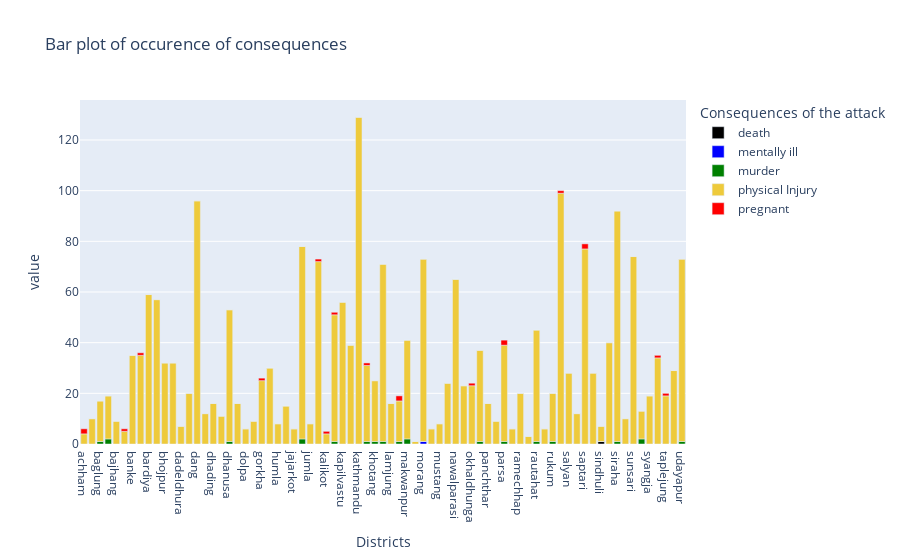

The cell this chart's notebook holds for it:
### Code cell
fig = px.bar(cons_grp, title = 'Bar plot of occurence of consequences',
             color = 'Consequences of the attack', color_discrete_sequence=['Black','Blue','Green',px.colors.qualitative.T10[5],'Red'])
fig.show()

### Figure 1 — Plotly figure (JSON) as saved in the notebook; plotly's stock layout.template omitted (floating-point values rounded to 4 significant figures)
{"data": [{"alignmentgroup": "True", "hovertemplate": "Consequences of the attack=death<br>Districts=%{x}<br>value=%{y}<extra></extra>", "legendgroup": "death", "marker": {"color": "Black", "pattern": {"shape": ""}}, "name": "death", "offsetgroup": "death", "orientation": "v", "showlegend": true, "textposition": "auto", "type": "bar", "x": ["achham", "arghakhanchi", "baglung", "baitadi", "bajhang", "bajura", "banke", "bara", "bardiya", "bhaktapur", "bhojpur", "chitwan", "dadeldhura", "dailekh", "dang", "darchula", "dhading", "dhankuta", "dhanusa", "dolakha", "dolpa", "doti", "gorkha", "gulmi", "humla", "illam", "jajarkot", "jhapa", "jumla", "kailali", "kalikot", "kanchanpur", "kapilvastu", "kaski", "kathmandu", "kavre", "khotang", "lalitpur", "lamjung", "mahottari", "makwanpur", "manang", "morang", "mugu", "mustang", "myagdi", "nawalparasi", "nuwakot", "okhaldhunga", "palpa", "panchthar", "parbat", "parsa", "pyuthan", "ramechhap", "rasuwa", "rautahat", "rolpa", "rukum", "rupandehi", "salyan", "sankhuwasabha", "saptari", "sarlahi", "sindhuli", "sindhupalchowk", "siraha", "solukhumbu", "sunsari", "surkhet", "syangja", "tanahu", "taplejung", "terhathum", "udayapur"], "xaxis": "x", "y": [0, 0, 0, 0, 0, 0, 0, 0, 0, 0, 0, 0, 0, 0, 0, 0, 0, 0, 0, 0, 0, 0, 0, 0, 0, 0, 0, 0, 0, 0, 0, 0, 0, 0, 0, 0, 0, 0, 0, 0, 0, 0, 0, 0, 0, 0, 0, 0, 0, 0, 0, 0, 0, 0, 0, 0, 0, 0, 0, 0, 0, 0, 0, 0, 1, 0, 0, 0, 0, 0, 0, 0, 0, 0, 0], "yaxis": "y"}, {"alignmentgroup": "True", "hovertemplate": "Consequences of the attack=mentally ill<br>Districts=%{x}<br>value=%{y}<extra></extra>", "legendgroup": "mentally ill", "marker": {"color": "Blue", "pattern": {"shape": ""}}, "name": "mentally ill", "offsetgroup": "mentally ill", "orientation": "v", "showlegend": true, "textposition": "auto", "type": "bar", "x": ["achham", "arghakhanchi", "baglung", "baitadi", "bajhang", "bajura", "banke", "bara", "bardiya", "bhaktapur", "bhojpur", "chitwan", "dadeldhura", "dailekh", "dang", "darchula", "dhading", "dhankuta", "dhanusa", "dolakha", "dolpa", "doti", "gorkha", "gulmi", "humla", "illam", "jajarkot", "jhapa", "jumla", "kailali", "kalikot", "kanchanpur", "kapilvastu", "kaski", "kathmandu", "kavre", "khotang", "lalitpur", "lamjung", "mahottari", "makwanpur", "manang", "morang", "mugu", "mustang", "myagdi", "nawalparasi", "nuwakot", "okhaldhunga", "palpa", "panchthar", "parbat", "parsa", "pyuthan", "ramechhap", "rasuwa", "rautahat", "rolpa", "rukum", "rupandehi", "salyan", "sankhuwasabha", "saptari", "sarlahi", "sindhuli", "sindhupalchowk", "siraha", "solukhumbu", "sunsari", "surkhet", "syangja", "tanahu", "taplejung", "terhathum", "udayapur"], "xaxis": "x", "y": [0, 0, 0, 0, 0, 0, 0, 0, 0, 0, 0, 0, 0, 0, 0, 0, 0, 0, 0, 0, 0, 0, 0, 0, 0, 0, 0, 0, 0, 0, 0, 0, 0, 0, 0, 0, 0, 0, 0, 0, 0, 0, 1, 0, 0, 0, 0, 0, 0, 0, 0, 0, 0, 0, 0, 0, 0, 0, 0, 0, 0, 0, 0, 0, 0, 0, 0, 0, 0, 0, 0, 0, 0, 0, 0], "yaxis": "y"}, {"alignmentgroup": "True", "hovertemplate": "Consequences of the attack=murder<br>Districts=%{x}<br>value=%{y}<extra></extra>", "legendgroup": "murder", "marker": {"color": "Green", "pattern": {"shape": ""}}, "name": "murder", "offsetgroup": "murder", "orientation": "v", "showlegend": true, "textposition": "auto", "type": "bar", "x": ["achham", "arghakhanchi", "baglung", "baitadi", "bajhang", "bajura", "banke", "bara", "bardiya", "bhaktapur", "bhojpur", "chitwan", "dadeldhura", "dailekh", "dang", "darchula", "dhading", "dhankuta", "dhanusa", "dolakha", "dolpa", "doti", "gorkha", "gulmi", "humla", "illam", "jajarkot", "jhapa", "jumla", "kailali", "kalikot", "kanchanpur", "kapilvastu", "kaski", "kathmandu", "kavre", "khotang", "lalitpur", "lamjung", "mahottari", "makwanpur", "manang", "morang", "mugu", "mustang", "myagdi", "nawalparasi", "nuwakot", "okhaldhunga", "palpa", "panchthar", "parbat", "parsa", "pyuthan", "ramechhap", "rasuwa", "rautahat", "rolpa", "rukum", "rupandehi", "salyan", "sankhuwasabha", "saptari", "sarlahi", "sindhuli", "sindhupalchowk", "siraha", "solukhumbu", "sunsari", "surkhet", "syangja", "tanahu", "taplejung", "terhathum", "udayapur"], "xaxis": "x", "y": [0, 0, 1, 2, 0, 0, 0, 0, 0, 0, 0, 0, 0, 0, 0, 0, 0, 0, 1, 0, 0, 0, 0, 0, 0, 0, 0, 2, 0, 0, 0, 1, 0, 0, 0, 1, 1, 1, 0, 1, 2, 0, 0, 0, 0, 0, 0, 0, 0, 1, 0, 0, 1, 0, 0, 0, 1, 0, 1, 0, 0, 0, 0, 0, 0, 0, 1, 0, 0, 2, 0, 0, 0, 0, 1], "yaxis": "y"}, {"alignmentgroup": "True", "hovertemplate": "Consequences of the attack=physical Injury<br>Districts=%{x}<br>value=%{y}<extra></extra>", "legendgroup": "physical Injury", "marker": {"color": "#EECA3B", "pattern": {"shape": ""}}, "name": "physical Injury", "offsetgroup": "physical Injury", "orientation": "v", "showlegend": true, "textposition": "auto", "type": "bar", "x": ["achham", "arghakhanchi", "baglung", "baitadi", "bajhang", "bajura", "banke", "bara", "bardiya", "bhaktapur", "bhojpur", "chitwan", "dadeldhura", "dailekh", "dang", "darchula", "dhading", "dhankuta", "dhanusa", "dolakha", "dolpa", "doti", "gorkha", "gulmi", "humla", "illam", "jajarkot", "jhapa", "jumla", "kailali", "kalikot", "kanchanpur", "kapilvastu", "kaski", "kathmandu", "kavre", "khotang", "lalitpur", "lamjung", "mahottari", "makwanpur", "manang", "morang", "mugu", "mustang", "myagdi", "nawalparasi", "nuwakot", "okhaldhunga", "palpa", "panchthar", "parbat", "parsa", "pyuthan", "ramechhap", "rasuwa", "rautahat", "rolpa", "rukum", "rupandehi", "salyan", "sankhuwasabha", "saptari", "sarlahi", "sindhuli", "sindhupalchowk", "siraha", "solukhumbu", "sunsari", "surkhet", "syangja", "tanahu", "taplejung", "terhathum", "udayapur"], "xaxis": "x", "y": [4, 10, 16, 17, 9, 5, 35, 35, 59, 57, 32, 32, 7, 20, 96, 12, 16, 11, 52, 16, 6, 9, 25, 30, 8, 15, 6, 76, 8, 72, 4, 50, 56, 39, 129, 30, 24, 70, 16, 16, 39, 1, 72, 6, 8, 24, 65, 23, 23, 36, 16, 9, 38, 6, 20, 3, 44, 6, 19, 99, 28, 12, 77, 28, 6, 40, 91, 10, 74, 11, 19, 34, 19, 29, 72], "yaxis": "y"}, {"alignmentgroup": "True", "hovertemplate": "Consequences of the attack=pregnant<br>Districts=%{x}<br>value=%{y}<extra></extra>", "legendgroup": "pregnant", "marker": {"color": "Red", "pattern": {"shape": ""}}, "name": "pregnant", "offsetgroup": "pregnant", "orientation": "v", "showlegend": true, "textposition": "auto", "type": "bar", "x": ["achham", "arghakhanchi", "baglung", "baitadi", "bajhang", "bajura", "banke", "bara", "bardiya", "bhaktapur", "bhojpur", "chitwan", "dadeldhura", "dailekh", "dang", "darchula", "dhading", "dhankuta", "dhanusa", "dolakha", "dolpa", "doti", "gorkha", "gulmi", "humla", "illam", "jajarkot", "jhapa", "jumla", "kailali", "kalikot", "kanchanpur", "kapilvastu", "kaski", "kathmandu", "kavre", "khotang", "lalitpur", "lamjung", "mahottari", "makwanpur", "manang", "morang", "mugu", "mustang", "myagdi", "nawalparasi", "nuwakot", "okhaldhunga", "palpa", "panchthar", "parbat", "parsa", "pyuthan", "ramechhap", "rasuwa", "rautahat", "rolpa", "rukum", "rupandehi", "salyan", "sankhuwasabha", "saptari", "sarlahi", "sindhuli", "sindhupalchowk", "siraha", "solukhumbu", "sunsari", "surkhet", "syangja", "tanahu", "taplejung", "terhathum", "udayapur"], "xaxis": "x", "y": [2, 0, 0, 0, 0, 1, 0, 1, 0, 0, 0, 0, 0, 0, 0, 0, 0, 0, 0, 0, 0, 0, 1, 0, 0, 0, 0, 0, 0, 1, 1, 1, 0, 0, 0, 1, 0, 0, 0, 2, 0, 0, 0, 0, 0, 0, 0, 0, 1, 0, 0, 0, 2, 0, 0, 0, 0, 0, 0, 1, 0, 0, 2, 0, 0, 0, 0, 0, 0, 0, 0, 1, 1, 0, 0], "yaxis": "y"}], "layout": {"autosize": true, "barmode": "relative", "legend": {"title": {"text": "Consequences of the attack"}, "tracegroupgap": 0}, "title": {"text": "Bar plot of occurence of consequences"}, "xaxis": {"anchor": "y", "autorange": true, "domain": [0, 1], "range": [-0.5, 74.5], "title": {"text": "Districts"}, "type": "category"}, "yaxis": {"anchor": "x", "autorange": true, "domain": [0, 1], "range": [0, 135.8], "title": {"text": "value"}, "type": "linear"}}}
